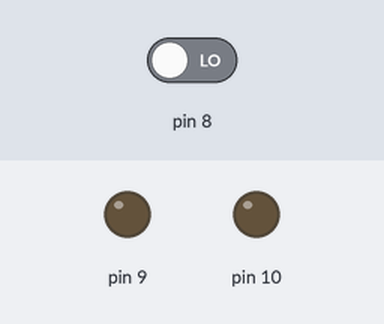
Simulated run of this sketch. Board: Arduino Uno, built with avr-gcc and run on an emulated ATmega328P. Shown: output pins drawn as LEDs (lit = HIGH). The test bench sets the inputs (shaded band); at power-on: pin 8 LOW.

Above: at 1.2 s.
1.3 s: pin 8 driven HIGH
At 1.6 s:
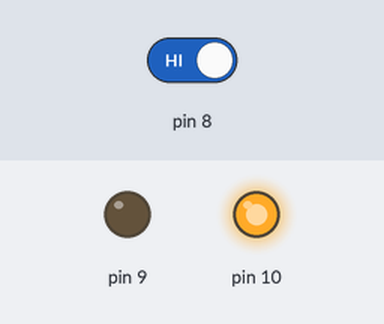
Timing chart, 0 to 4.3 s (numbered marks = the images above; inputs shaded):
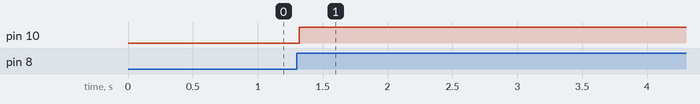

Measured:
- after the input at 1.3 s, pin 10: LOW → HIGH at once

The sketch:

LED_Bin_EDA.ino
```cpp
int estado=0;
int estadoAnt=0;
int salida=0;
void setup() {
  // put your setup code here, to run once:
  pinMode(8,INPUT);
  pinMode(9,OUTPUT);
  pinMode(10,OUTPUT);
}

void loop() {
  // put your main code here, to run repeatedly:
  estado=digitalRead(8);
  if ((estado==HIGH) && (estadoAnt==LOW))
  {
    salida=3-salida;
    delay(20);
  }

  estadoAnt = estado;
  switch(salida){
    case 3:
        digitalWrite(10,HIGH);
        digitalWrite(9,LOW);
    break;
    case 2:
        digitalWrite(10,LOW);
        digitalWrite(9,HIGH);
    break;
    case 1:
        digitalWrite(10,HIGH);
        digitalWrite(9,HIGH);
    break;
    default:
        digitalWrite(10,LOW);
        digitalWrite(9,LOW);
    break;
  }
}
```
